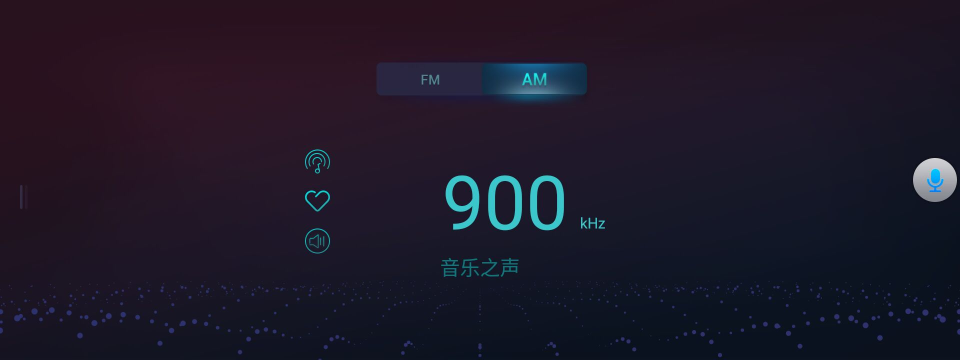
#> input picture src/file.png, 1920 x 720 px, found by its file name (shown at 1/2 size)
$ python get_img_ROI.py
#> lines starting #> are read from the running program, lines starting #| are printed output that depends on the picture
# -*- coding: utf-8 -*-
from PIL import Image

import settings.DIR_PATH as path


def get_ROIimg(x1=760,y1=300,x2=1150,y2=490):

#> called with x1 = 760, y1 = 300, x2 = 1150, y2 = 490
    img = Image.open(path.src_path + "file.png")
#> img is the input picture: PIL image 1920x720 RGB; mean R, G, B 29.6, 24.2, 39.6

    # print(img.size)

    cropped = img.crop((x1,y1,x2,y2))  # (left, upper, right, lower)
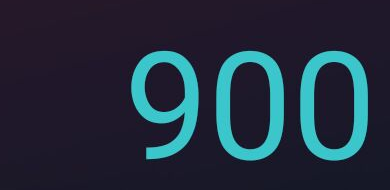
#> cropped: PIL image 390x190 RGB; mean R, G, B 33.9, 47, 62.7

    cropped.save(path.src_path + "file1.png")


if __name__ == "__main__":

    # get_ROIimg(100,240,370,485)
    get_ROIimg()
